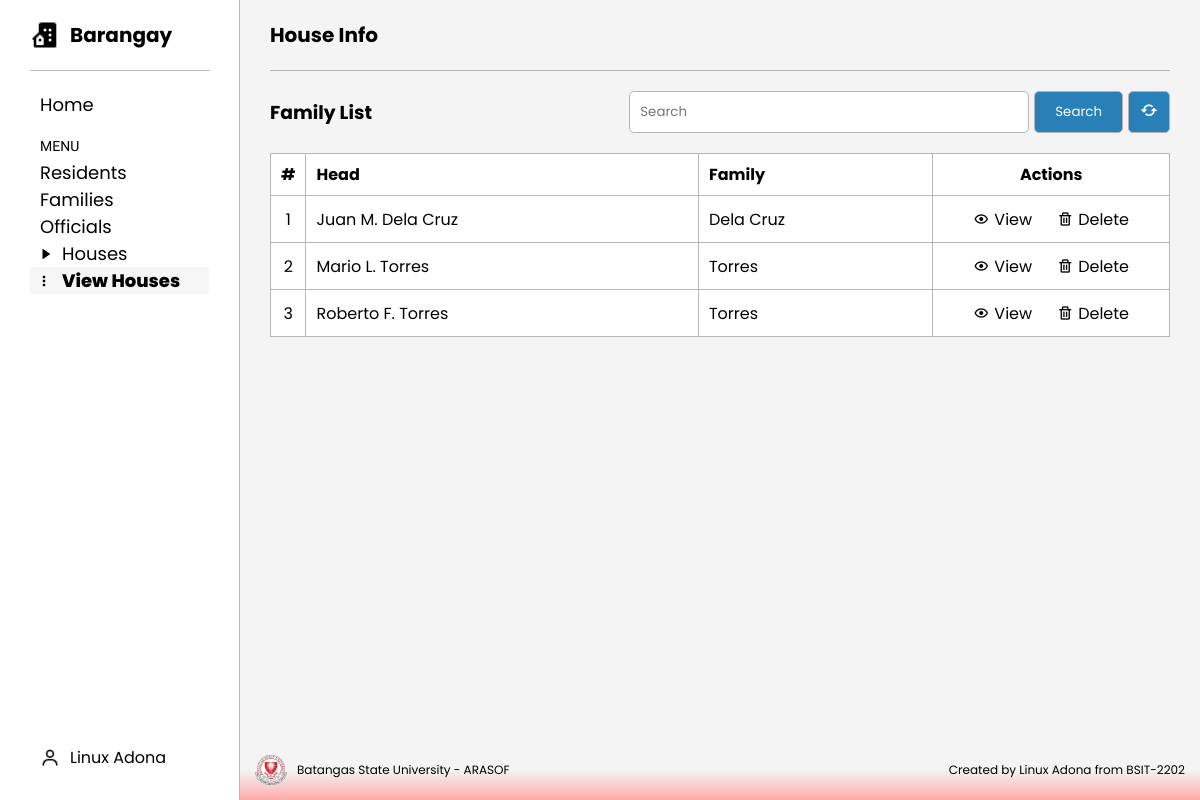
The page /houses-page/view_house.php?id=1 on the database its author committed.
### tables this page shows
CREATE TABLE `family` (
  `family_id` int(11) NOT NULL,
  `family_name` varchar(100) DEFAULT NULL,
  `address_id` int(11) DEFAULT NULL,
  `family_head_id` int(11) DEFAULT NULL
);

CREATE TABLE `resident` (
  `resident_id` int(11) NOT NULL,
  `first_name` varchar(50) DEFAULT NULL,
  `middle_name` varchar(50) DEFAULT NULL,
  `last_name` varchar(50) DEFAULT NULL,
  `gender` enum('Male','Female') DEFAULT NULL,
  `date_of_birth` date DEFAULT NULL,
  `contact_number` varchar(11) NOT NULL,
  `address_id` int(11) DEFAULT NULL,
  `family_head` tinyint(1) DEFAULT NULL,
  `family_id` int(11) DEFAULT NULL
);

### brgy_management/tables/houses_info/info.php (the view)
<?php
function loadHouseDetails($conn, $address_id)
{
    $sql = "SELECT f.family_id, f.family_name, a.house_number, r.first_name, r.middle_name, r.last_name, a.street
            FROM family f
            JOIN address a ON a.address_id = f.address_id
            JOIN resident r ON r.family_id = f.family_id
            JOIN family_head fh ON fh.resident_id = r.resident_id
            WHERE a.address_id = ?";
    $stmt = $conn->prepare($sql);
    $stmt->bind_param("i", $address_id);
    $stmt->execute();
    $result = $stmt->get_result();
    $counter = 0;
    $output = "";
    if ($result->num_rows > 0) {
        while ($row = $result->fetch_assoc()) {
            $counter++;
            $output .= "<tr>
                            <td>" . $counter . "</td>
                            <td>" . $row['first_name'] . " " . substr($row['middle_name'], 0, 1) . ". " . $row['last_name'] . "</td>
                            <td>" . $row['family_name'] . "</td>
                            <td>
                                <div class='actions'>
                                    <a href='../families-page/view_family.php?id=" . $row['family_id'] . "' class='view-link'>
                                        <div class='bx-action'>
                                            <i class='bx bx-show' ></i>
                                            <p>View</p>
                                        </div>
                                    </a>
                                    <a href='../families-page/delete_family.php?id=" . $row['family_id'] . "' class='delete-link'>
                                        <div class='bx-action'>
                                            <i class='bx bx-trash' ></i>
                                            <p>Delete</p>
                                        </div>
                                    </a>
                                </div>
                            </td>
                        </tr>";
        }
        return $output;
    } else {
        return "<tr><td colspan='4'>No families found.</td></tr>";
    }
}

### styles/houses/houses.css (style rules this page uses)
table, th, td { border: 1px solid #ddd; }
th, td { padding: 8px 10px; text-align: left; background-color: #fff; border: 1px solid #b8b8b8; }
th:nth-child(1), td:nth-child(1), th:nth-child(4), td:nth-child(4) { text-align: center; }
td { white-space: nowrap; }
th:nth-child(2), td:nth-child(2) { width: auto; }
th:nth-child(1), td:nth-child(1), th:nth-child(4), td:nth-child(4), th:nth-child(5), td:nth-child(5) { width: 1%; }
.actions { display: flex; align-items: center; justify-content: center; gap: 5px; height: 30px; padding: 0 20px; }
.actions a { text-decoration: none; color: inherit; }
.bx-action { display: flex; gap: 5px; align-items: center; padding: 5px 10px; border-radius: 4px; transition: all 0.2s ease; }

### styles/style.css (style rules this page uses)
* { margin: 0; padding: 0; box-sizing: border-box; font-family: 'Poppins', sans-serif; }
body { height: 100vh; background: #f4f4f4; overflow: auto; }

### rows shown on the page
family: family_head.first_name "Juan", family_head.middle_name "M", family_head.last_name "Dela Cruz", family_name "Dela Cruz"
family: family_head.first_name "Mario", family_head.middle_name "L", family_head.last_name "Torres", family_name "Torres"
family: family_head.first_name "Roberto", family_head.middle_name "F", family_head.last_name "Torres", family_name "Torres"
